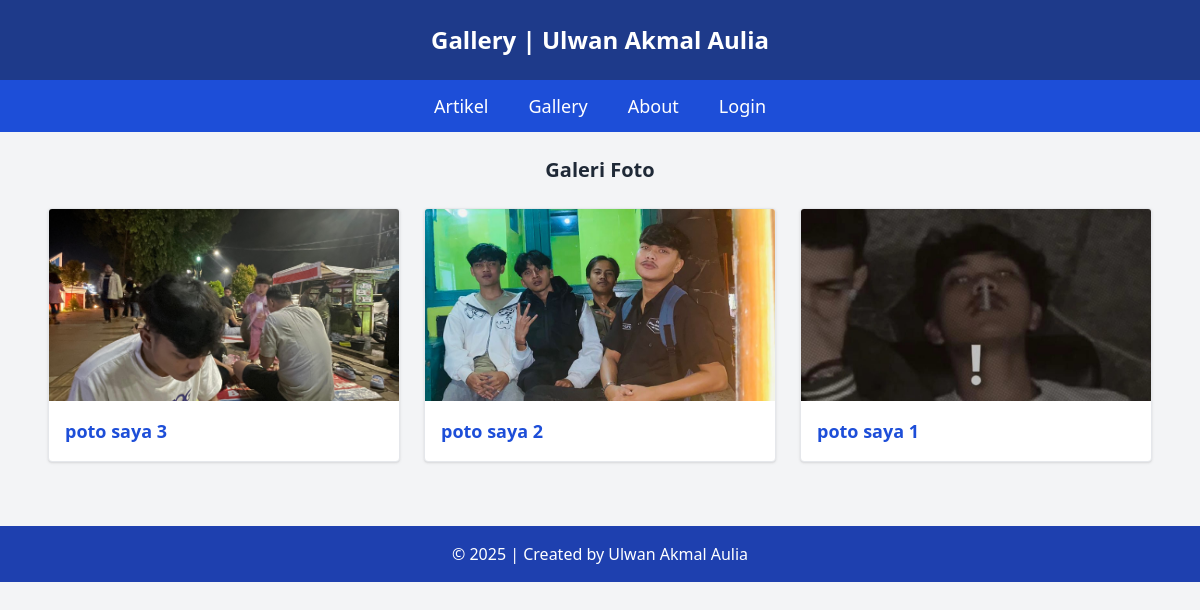
/gallery.php, run on the app's committed database.
### tables this page shows
CREATE TABLE `tbl_gallery` (
  `id_gallery` int(5) NOT NULL,
  `judul` text NOT NULL,
  `foto` text NOT NULL
);

### gallery.php (the view, shortened to what this page needs)
<?php include "koneksi.php"; ?>
<!DOCTYPE html>
<html lang="en">
<head>
  <script src="https://cdn.tailwindcss.com"></script>
</head>
<body class="bg-gray-100 text-gray-800 font-sans">
  <header class="bg-blue-900 text-white text-center p-6 text-2xl font-bold">
    Gallery | Ulwan Akmal Aulia
  </header>
  <nav class="bg-blue-700 text-white py-3">
    <ul class="flex justify-center space-x-10 font-medium text-lg">
      <li><a href="index.php" class="hover:underline">Artikel</a></li>
      <li><a href="gallery.php" class="hover:underline">Gallery</a></li>
      <li><a href="about.php" class="hover:underline">About</a></li>
      <li><a href="admin/login.php" class="hover:underline">Login</a></li>
    </ul>
  </nav>
  <main class="max-w-6xl mx-auto p-6">
    <h2 class="text-xl font-bold mb-6 text-center">Galeri Foto</h2>
    <div class="grid grid-cols-1 sm:grid-cols-2 md:grid-cols-3 gap-6">
      <?php
      $sql = "SELECT * FROM tbl_gallery ORDER BY id_gallery DESC";
      $query = mysqli_query($db, $sql);
      while ($data = mysqli_fetch_array($query)) {
        echo "<div class='bg-white border rounded shadow overflow-hidden'>";
        echo "<img src='images/{$data['foto']}' class='w-full h-48 object-cover' alt='Gambar'>";
        echo "<div class='p-4'>";
        echo "<h3 class='text-lg font-semibold text-blue-700'>" . htmlspecialchars($data['judul']) . "</h3>";
        echo "</div></div>";
      }
      ?>
    </div>
  </main>
  <footer class="bg-blue-800 text-white text-center py-4 mt-10">
    &copy; <?php echo date('Y'); ?> | Created by Ulwan Akmal Aulia
  </footer>
</body>
</html>

### data on the page
tbl_gallery: foto (picture), judul "poto saya 3"
tbl_gallery: foto (picture), judul "poto saya 2"
tbl_gallery: foto (picture), judul "poto saya 1"
